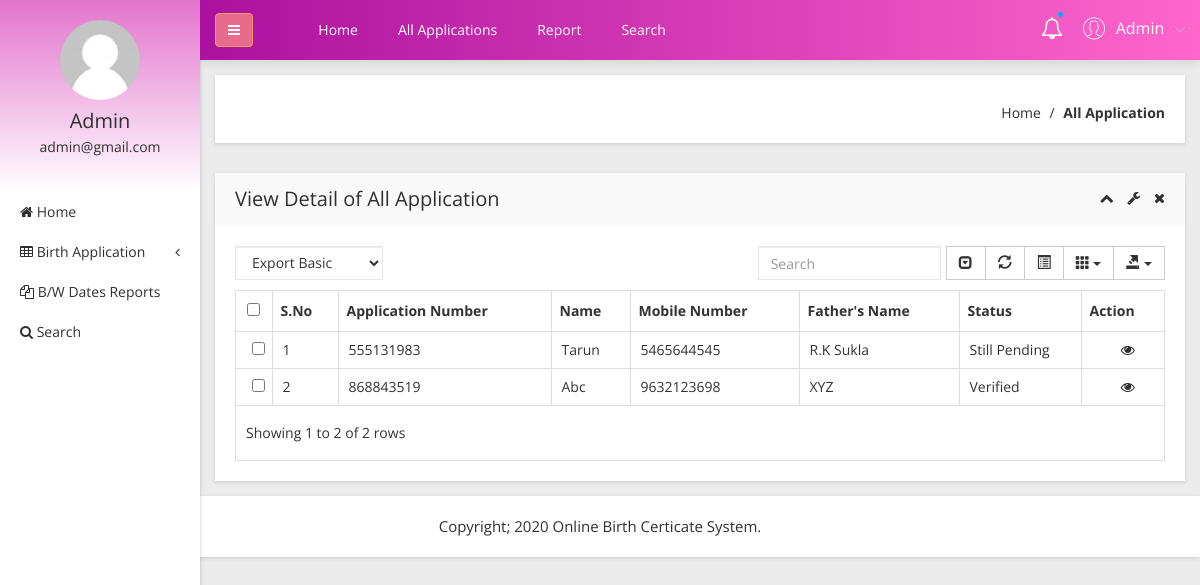
Screenshot of /obcs/admin/all-birth-application.php (signed in) with the database file from the repository.
### tables this page shows
CREATE TABLE `tblapplication` (
  `ID` int(10) NOT NULL,
  `UserID` int(5) NOT NULL,
  `ApplicationID` varchar(200) DEFAULT NULL,
  `DateofBirth` varchar(200) DEFAULT NULL,
  `Gender` varchar(50) DEFAULT NULL,
  `FullName` varchar(200) DEFAULT NULL,
  `PlaceofBirth` varchar(200) DEFAULT NULL,
  `NameofFather` varchar(200) DEFAULT NULL,
  `PermanentAdd` mediumtext DEFAULT NULL,
  `PostalAdd` mediumtext DEFAULT NULL,
  `MobileNumber` bigint(10) DEFAULT NULL,
  `Email` varchar(200) DEFAULT NULL,
  `Dateofapply` timestamp NULL DEFAULT current_timestamp(),
  `Remark` varchar(200) DEFAULT NULL,
  `Status` varchar(50) DEFAULT NULL,
  `UpdationDate` timestamp NULL DEFAULT NULL ON UPDATE current_timestamp()
);

### obcs/admin/all-birth-application.php (the view, shortened to what this page needs)
<?php
include('includes/dbconnection.php');
if (strlen($_SESSION['obcsaid']==0)) {
  header('location:logout.php');
  } else{
  ?>
<!doctype html>
<html class="no-js" lang="en">
<head>
    <link rel="stylesheet" href="css/bootstrap.min.css">
    <link rel="stylesheet" href="css/font-awesome.min.css">
    <link rel="stylesheet" href="css/adminpro-custon-icon.css">
    <link rel="stylesheet" href="css/meanmenu.min.css">
    <link rel="stylesheet" href="css/jquery.mCustomScrollbar.min.css">
    <link rel="stylesheet" href="css/animate.css">
    <link rel="stylesheet" href="css/data-table/bootstrap-table.css">
    <link rel="stylesheet" href="css/data-table/bootstrap-editable.css">
    <link rel="stylesheet" href="css/normalize.css">
    <link rel="stylesheet" href="css/c3.min.css">
    <link rel="stylesheet" href="style.css">
    <link rel="stylesheet" href="css/responsive.css">
</head>
<body class="materialdesign">
    <div class="wrapper-pro">
      <?php include_once('includes/sidebar.php');?>
        <?php include_once('includes/header.php');?>
            <div class="breadcome-area mg-b-30 small-dn">
                <div class="container-fluid">
                    <div class="row">
                        <div class="col-lg-12">
                            <div class="breadcome-list shadow-reset">
                                <div class="row">
                                    <div class="col-lg-12">
                                        <ul class="breadcome-menu">
                                            <li><a href="dashboard.php">Home</a> <span class="bread-slash">/</span>
                                            </li>
                                            <li><span class="bread-blod">All Application</span>
                                            </li>
                                        </ul>
                                    </div>
                                </div>
                            </div>
                        </div>
                    </div>
                </div>
            </div>
            <div class="data-table-area mg-b-15">
                <div class="container-fluid">
                    <div class="row">
                        <div class="col-lg-12">
                            <div class="sparkline13-list shadow-reset">
                                <div class="sparkline13-hd">
                                    <div class="main-sparkline13-hd">
                                        <h1>View <span class="table-project-n">Detail of</span> All Application</h1>
                                        <div class="sparkline13-outline-icon">
                                            <span class="sparkline13-collapse-link"><i class="fa fa-chevron-up"></i></span>
                                            <span><i class="fa fa-wrench"></i></span>
                                            <span class="sparkline13-collapse-close"><i class="fa fa-times"></i></span>
                                        </div>
                                    </div>
                                </div>
                                <div class="sparkline13-graph">
                                    <div class="datatable-dashv1-list custom-datatable-overright">
                                        <div id="toolbar">
                                            <select class="form-control">
                                                <option value="">Export Basic</option>
                                            </select>
                                        </div>
                                        <table id="table" data-toggle="table" data-pagination="true" data-search="true" data-show-columns="true" data-show-pagination-switch="true" data-show-refresh="true" data-key-events="true" data-show-toggle="true" data-resizable="true" data-cookie="true" data-cookie-id-table="saveId" data-show-export="true" data-click-to-select="true" data-toolbar="#toolbar">
                                            <thead>
                                                <tr>
                                                    <th>S.No</th>
                                                    <th>Application Number</th>
                                                    <th>Name</th>
                                                    <th >Mobile Number</th>
                                                    <th>Father's Name</th>
                                                    <th>Status</th>
                                                    <th data-field="action">Action</th>
                                                </tr>
                                            </thead>
                                            <tbody>
                                              <?php
$sql="SELECT * from tblapplication";
$query = $dbh -> prepare($sql);
$query->execute();
$results=$query->fetchAll(PDO::FETCH_OBJ);
$cnt=1;
if($query->rowCount() > 0)
{
foreach($results as $row)
{               ?>
                                                <tr>
                                                    <td><?php echo htmlentities($cnt);?></td>
                                                    <td><?php  echo htmlentities($row->ApplicationID);?></td>
                                                    <td><?php  echo htmlentities($row->FullName);?></td>
                                                   <td><?php  echo htmlentities($row->MobileNumber);?></td>
                                                    <td><?php  echo htmlentities($row->NameofFather);?></td>
                                                  <?php if($row->Status==""){ ?>
                     <td><?php echo "Still Pending"; ?></td>
<?php } else { ?>                  <td><?php  echo htmlentities($row->Status);?>
                  </td>
                  <?php } ?>
                                                    <td class="datatable-ct"><a href="view-application-detail.php?viewid=<?php echo htmlentities ($row->ID);?>"><i class="fa fa-eye" aria-hidden="true"></i></a>
                                                    </td>
                                                </tr>
                                             <?php $cnt=$cnt+1;}} ?>
                                            </tbody>
                                        </table>
                                    </div>
                                </div>
                            </div>
                        </div>
                    </div>
                </div>
            </div>
        </div>
    </div>
  <?php include_once('includes/footer.php');?>
</body>
</html><?php }  ?>

### obcs/admin/includes/sidebar.php (shortened to what this page needs)
     <?php
include('includes/dbconnection.php');
if (strlen($_SESSION['obcsaid']==0)) {
  header('location:logout.php');
  } else{
  ?>
  <div class="left-sidebar-pro">
            <nav id="sidebar">
                <div class="sidebar-header">
                    <a href="#"><img src="img/message/avatar.jpg" alt="" />
                    </a>
                    <?php
$aid=$_SESSION['obcsaid'];
$sql="SELECT AdminName,Email from  tbladmin where ID=:aid";
$query = $dbh -> prepare($sql);
$query->bindParam(':aid',$aid,PDO::PARAM_STR);
$query->execute();
$results=$query->fetchAll(PDO::FETCH_OBJ);
$cnt=1;
if($query->rowCount() > 0)
{
foreach($results as $row)
{               ?>
                    <h3> <?php  echo $row->AdminName;?></h3>
                    <p> <?php  echo $row->Email;?></p>
                  <?php $cnt=$cnt+1;}} ?>
                </div>
                <div class="left-custom-menu-adp-wrap">
                    <ul class="nav navbar-nav left-sidebar-menu-pro">
                        <li class="nav-item">
                            <a href="dashboard.php" role="button" aria-expanded="false"><i class="fa big-icon fa-home"></i> <span class="mini-dn">Home</span> </a>
                        </li>
                        <li class="nav-item"><a href="#" data-toggle="dropdown" role="button" aria-expanded="false" class="nav-link dropdown-toggle"><i class="fa big-icon fa-table"></i> <span class="mini-dn">Birth Application</span> <span class="indicator-right-menu mini-dn"><i class="fa indicator-mn fa-angle-left"></i></span></a>
                        </li>
                        <li class="nav-item">
                            <a href="between-dates-report.php" role="button" aria-expanded="false"><i class="fa big-icon fa-files-o"></i> <span class="mini-dn">B/W Dates Reports</span> </a>
                        </li>
                        <li class="nav-item">
                            <a href="search.php" role="button" aria-expanded="false"><i class="fa fa-search"></i> <span class="mini-dn">Search</span> </a>
                        </li>
                    </ul>
                </div>
            </nav>
        </div>
        <?php }  ?>

### obcs/admin/includes/header.php (shortened to what this page needs)
      <?php
include('includes/dbconnection.php');
if (strlen($_SESSION['obcsaid']==0)) {
  header('location:logout.php');
  } else{
  ?>
 <div class="content-inner-all">
            <div class="header-top-area">
                <div class="fixed-header-top">
                    <div class="container-fluid">
                        <div class="row">
                            <div class="col-lg-1 col-md-6 col-sm-6 col-xs-12">
                                <button type="button" id="sidebarCollapse" class="btn bar-button-pro header-drl-controller-btn btn-info navbar-btn">
                                    <i class="fa fa-bars"></i>
                                </button>
                            </div>
                            <div class="col-lg-6 col-md-1 col-sm-1 col-xs-12">
                                <div class="header-top-menu tabl-d-n">
                                    <ul class="nav navbar-nav mai-top-nav">
                                        <li class="nav-item"><a href="dashboard.php" class="nav-link">Home</a>
                                        </li>
                                        <li class="nav-item"><a href="all-birth-application.php" class="nav-link">All Applications</a>
                                        </li>
                                        <li class="nav-item"><a href="between-dates-report.php" class="nav-link">Report</a>
                                        </li>
                                        <li class="nav-item"><a href="search.php" class="nav-link">Search</a>
                                        </li>
                                    </ul>
                                </div>
                            </div>
                            <div class="col-lg-5 col-md-5 col-sm-6 col-xs-12">
                                <div class="header-right-info">
                                    <ul class="nav navbar-nav mai-top-nav header-right-menu">
                                        <li class="nav-item"><a href="new-birth-application.php" data-toggle="dropdown" role="button" aria-expanded="false" class="nav-link dropdown-toggle"><i class="fa fa-bell-o" aria-hidden="true"></i><span class="indicator-nt"></span></a>
                                        </li>
                                        <li class="nav-item">
                                            <a href="#" data-toggle="dropdown" role="button" aria-expanded="false" class="nav-link dropdown-toggle">
                                                <?php
$aid=$_SESSION['obcsaid'];
$sql="SELECT AdminName,Email from  tbladmin where ID=:aid";
$query = $dbh -> prepare($sql);
$query->bindParam(':aid',$aid,PDO::PARAM_STR);
$query->execute();
$results=$query->fetchAll(PDO::FETCH_OBJ);
$cnt=1;
if($query->rowCount() > 0)
{
foreach($results as $row)
{               ?>
                                                <span class="adminpro-icon adminpro-user-rounded header-riht-inf"></span>
                                                <span class="admin-name"><?php  echo $row->AdminName;?></span>
                                                <span class="author-project-icon adminpro-icon adminpro-down-arrow"></span><?php $cnt=$cnt+1;}} ?>
                                            </a>
                                        </li>
                                    </ul>
                                </div>
                            </div>
                        </div>
                    </div>
                </div>
            </div><?php }  ?>

### rows the page displays
tblapplication: ApplicationID "555131983", FullName "Tarun", MobileNumber "5465644545", NameofFather "R.K Sukla", shows "Still Pending"
tblapplication: ApplicationID "868843519", FullName "Abc", MobileNumber "9632123698", NameofFather "XYZ", Status "Verified"

### other values shown
$row->AdminName "Admin"
$row->Email "admin@gmail.com"
